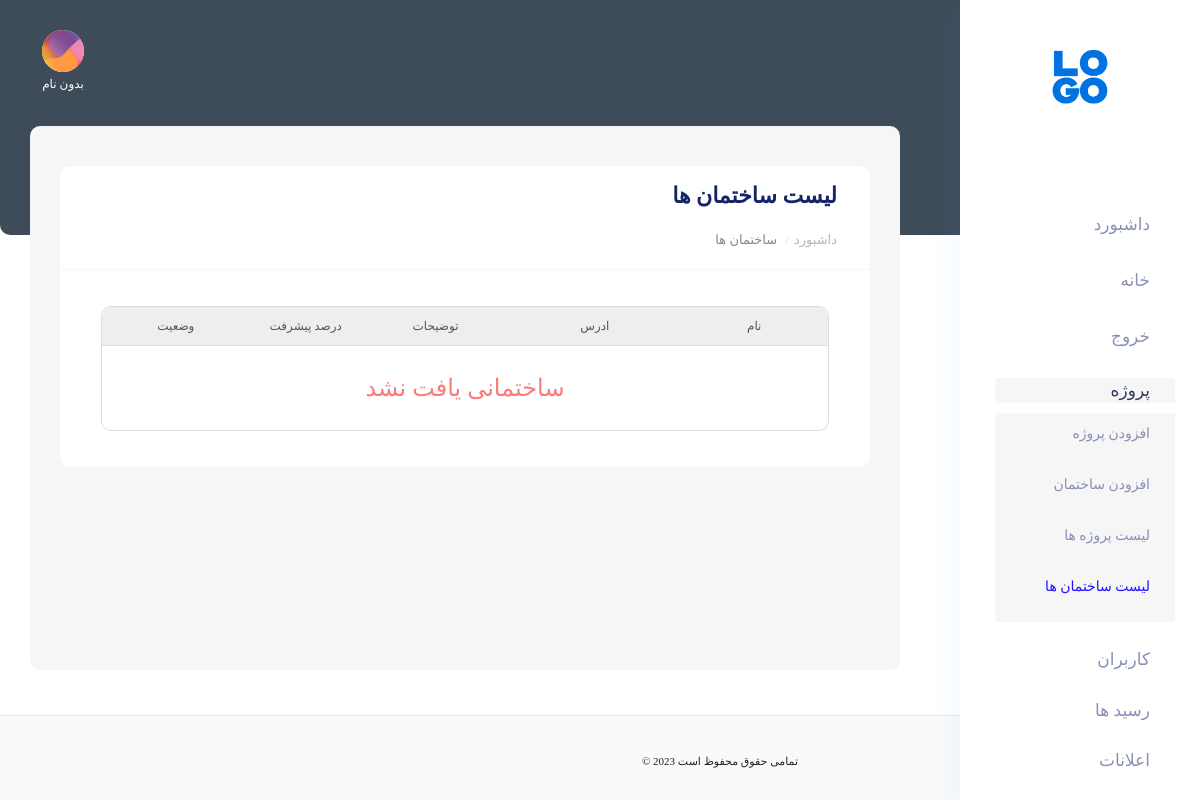
Before: /u/dashboard/building/list (signed in) with the older database file.
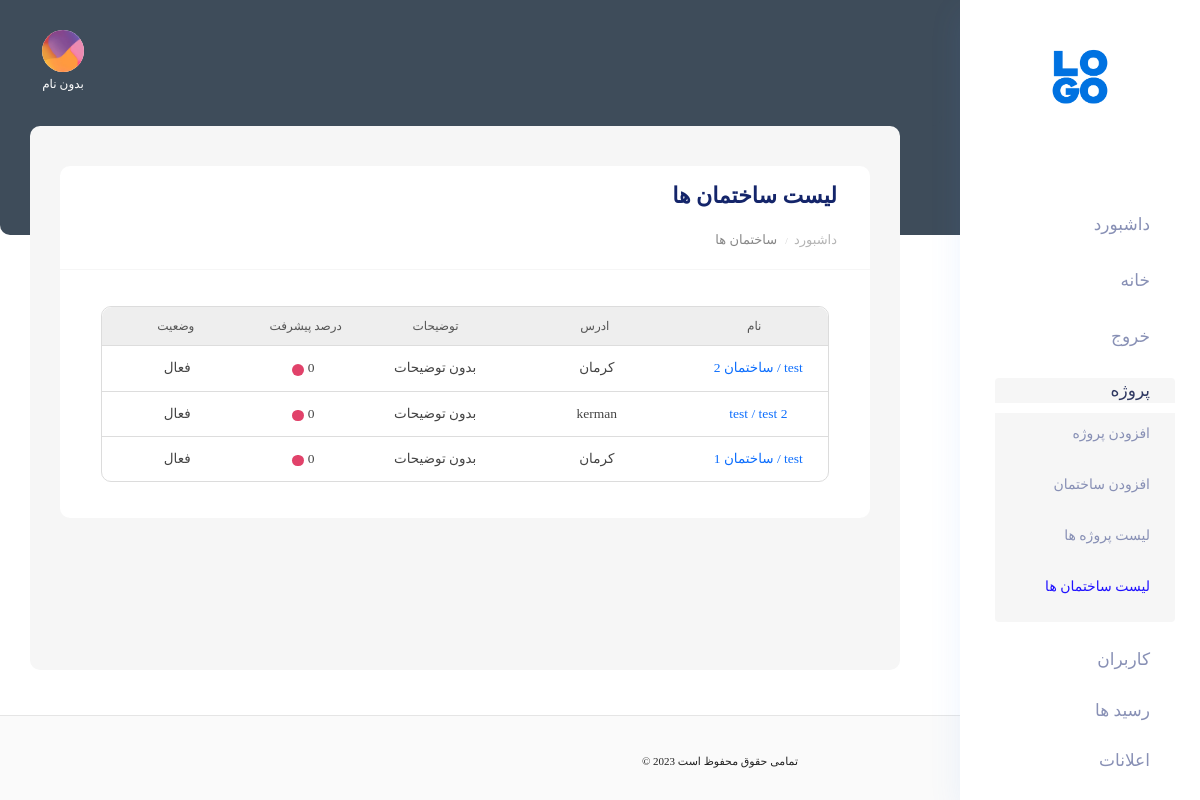
After: the same page with the newer database file.
### receipt/models.py (models this page shows, shortened)
class Building(BaseModel):
    name = models.CharField(max_length=200)
    address = models.TextField()
    description = models.TextField(null=True, blank=True)
    project = models.ForeignKey('Project', on_delete=models.CASCADE,null=True)
    is_active = models.BooleanField(default=True)
    progress_percentage = models.IntegerField(default=0, validators=[MinValueValidator(0), MaxValueValidator(100)])
    class Meta:
        ordering = '-id',
    @property
    def progress_percentage_label(self):
        p = self.progress_percentage
        if 35 < p < 65:
            return 'half'
        elif p < 50:
            return 'below_half'
        elif p > 50:
            return 'above_half'
    def get_absolute_url(self):
        return reverse('receipt:building_dashboard_detail', args=(self.id,))
    def get_name_by_flag(self):
        return f'{self.project.name} / {self.name}'

class Project(BaseModel):
    name = models.CharField(max_length=100)
    description = models.TextField(null=True, blank=True)

### receipt/views/dashboard.py (the view)
# urls.py: path('u/dashboard/building/list', dashboard.BuildingList.as_view(), name='building_dashboard_list'),
class BuildingList(LoginRequiredMixinCustom, View):
    template_name = 'receipt/dashboard/building/list.html'
    def get(self, request):
        user = request.user
        if user.is_admin:
            buildings = models.Building.objects.all()
        else:
            buildings = models.Building.get_buildings_user(user)
            buildings = buildings.annotate(
                payments=Sum('receipt__amount')
            )
        context = {
            'buildings': buildings
        }
        return render(request, self.template_name, context)

### account/models.py (called while the page is built)
    @property
    def is_admin(self):
        return True if self.role in settings.ADMIN_USER_ROLES else False

    @property
    def is_common_admin(self):
        return True if self.role in settings.COMMON_ADMIN_USER_ROLES else False

    @property
    def is_super_admin(self):
        return True if self.role in settings.SUPER_ADMIN_ROLES else False

    def get_full_name(self):
        fl = f'{self.first_name} {self.last_name}'.strip() or 'بدون نام'
        return fl

    def get_image_url(self):
        return '/static/images/dashboard/client_img.png'

### core/auth/mixins.py (called while the page is built)
    def dispatch(self, request, *args, **kwargs):
        if not request.user.is_authenticated:
            return self.handle_no_permission()
        if not request.user.is_phonenumber_confirmed:
            return redirect('account:confirm_phonenumber')
        return super().dispatch(request, *args, **kwargs)

### receipt/templates/receipt/dashboard/building/list.html (shortened to what the changed rows need)
{% extends 'account/dashboard/components/base/base_template.html' %}
{% block Content %}
    <section class="main_content dashboard_part large_header_bg">
        <div class="main_content_iner">
            <div class="container-fluid p-0 ">
                <div class="col-lg-12">
                    <div class="white_card mb_30">
                        <div class="white_card_body">
                            <div class="card-body">
                                {% if user.is_admin %}
                                    <div class="list-row">
                                        {% for building in buildings %}
                                            <div class="detail-row">
                                                <div class="col-2">
                                                    <a href="{{ building.get_absolute_url }}">
                                                        {{ building.get_name_by_flag|truncatechars:30 }}
                                                    </a>
                                                </div>
                                                <div class="col-3">
                                                    {{ building.address|truncatechars:30 }}
                                                </div>
                                                <div class="col-2">
                                                    {{ building.description|default:'بدون توضیحات'|truncatechars:20 }}
                                                </div>
                                                <div class="col-2">
                                                    <i class="fa fa-percentage icon-percentage-badge"
                                                       percentage-label="{{ building.progress_percentage_label }}"></i>
                                                </div>
                                                <div class="col-2">
                                                    {% if building.is_active %}
                                                        فعال
                                                        <i class="fa fa-check-circle font-size-10 text-success"></i>
                                                    {% else %}
                                                        غیر فعال
                                                        <i class="fa fa-minus-circle font-size-10 text-danger"></i>
                                                    {% endif %}
                                                </div>
                                            </div>
                                        {% empty %}
                                            <div class="container-not-found-base">
                                                <p>ساختمانی یافت نشد</p>
                                            </div>
                                        {% endfor %}
                                    </div>
                                {% endif %}
                            </div>
                        </div>
                    </div>
                </div>
            </div>
        </div>
    </section>
{% endblock %}

Changed rows visible on the page:
added Building: get_name_by_flag "test / ساختمان 2", address "کرمان", description "بدون توضیحات", progress_percentage 0 (drawn), is_active "فعال"
added Building: get_name_by_flag "test / test 2", address "kerman", description "بدون توضیحات", progress_percentage 0 (drawn), is_active "فعال"
added Building: get_name_by_flag "test / ساختمان 1", address "کرمان", description "بدون توضیحات", progress_percentage 0 (drawn), is_active "فعال"
Other visible differences:
text no longer shown: "ساختمانی یافت نشد"
